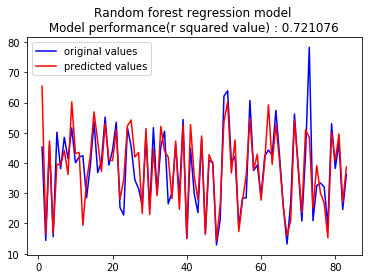

Write the Python code that produced this figure.
#Random forest regression

#Importing the libraries
import pandas as pd
import numpy as np
import matplotlib.pyplot as plt

#Importing the dataset
dataset = pd.read_csv('RealEstate_Data.csv')
X = dataset.iloc[:,1:-1].values
y = dataset.iloc[:,-1].values

#Visualising the whole dataset values
a = np.arange(len(y))
plt.bar(a,y , color = 'darkgreen' )
plt.title('House prices per unit area determined by various factors' )
plt.show()


#Splitting the dataset into training and test sets
from sklearn.model_selection import train_test_split
X_train, X_test, y_train, y_test = train_test_split(X, y, test_size = 0.2, random_state = 0)

#training the model on the dataset
from sklearn.ensemble import RandomForestRegressor
regressor = RandomForestRegressor( n_estimators = 100, random_state =0)
regressor.fit(X_train,y_train)

#Predicting the results
y_pred = regressor.predict(X_test)
np.set_printoptions(precision = 2)
print(np.concatenate((y_pred.reshape(len(y_pred),1),y_test.reshape(len(y_test),1)),1))

#Evaluating the Model performance
from sklearn.metrics import r2_score
print("Performance of Random Tree Regression model : ",r2_score(y_test, y_pred))

#Creating an array with serail numbers of values in predicted and the test set
a = np.arange(len(y_test))

#Plotting the graph
plt.plot(a,y_test , color = 'blue', label = 'original values')
plt.plot(a,y_pred , color = 'red', label = 'predicted values')
plt.legend()
plt.title('Random forest regression model \n Model performance(r squared value) : %3f '%r2_score(y_test, y_pred))
plt.show()
